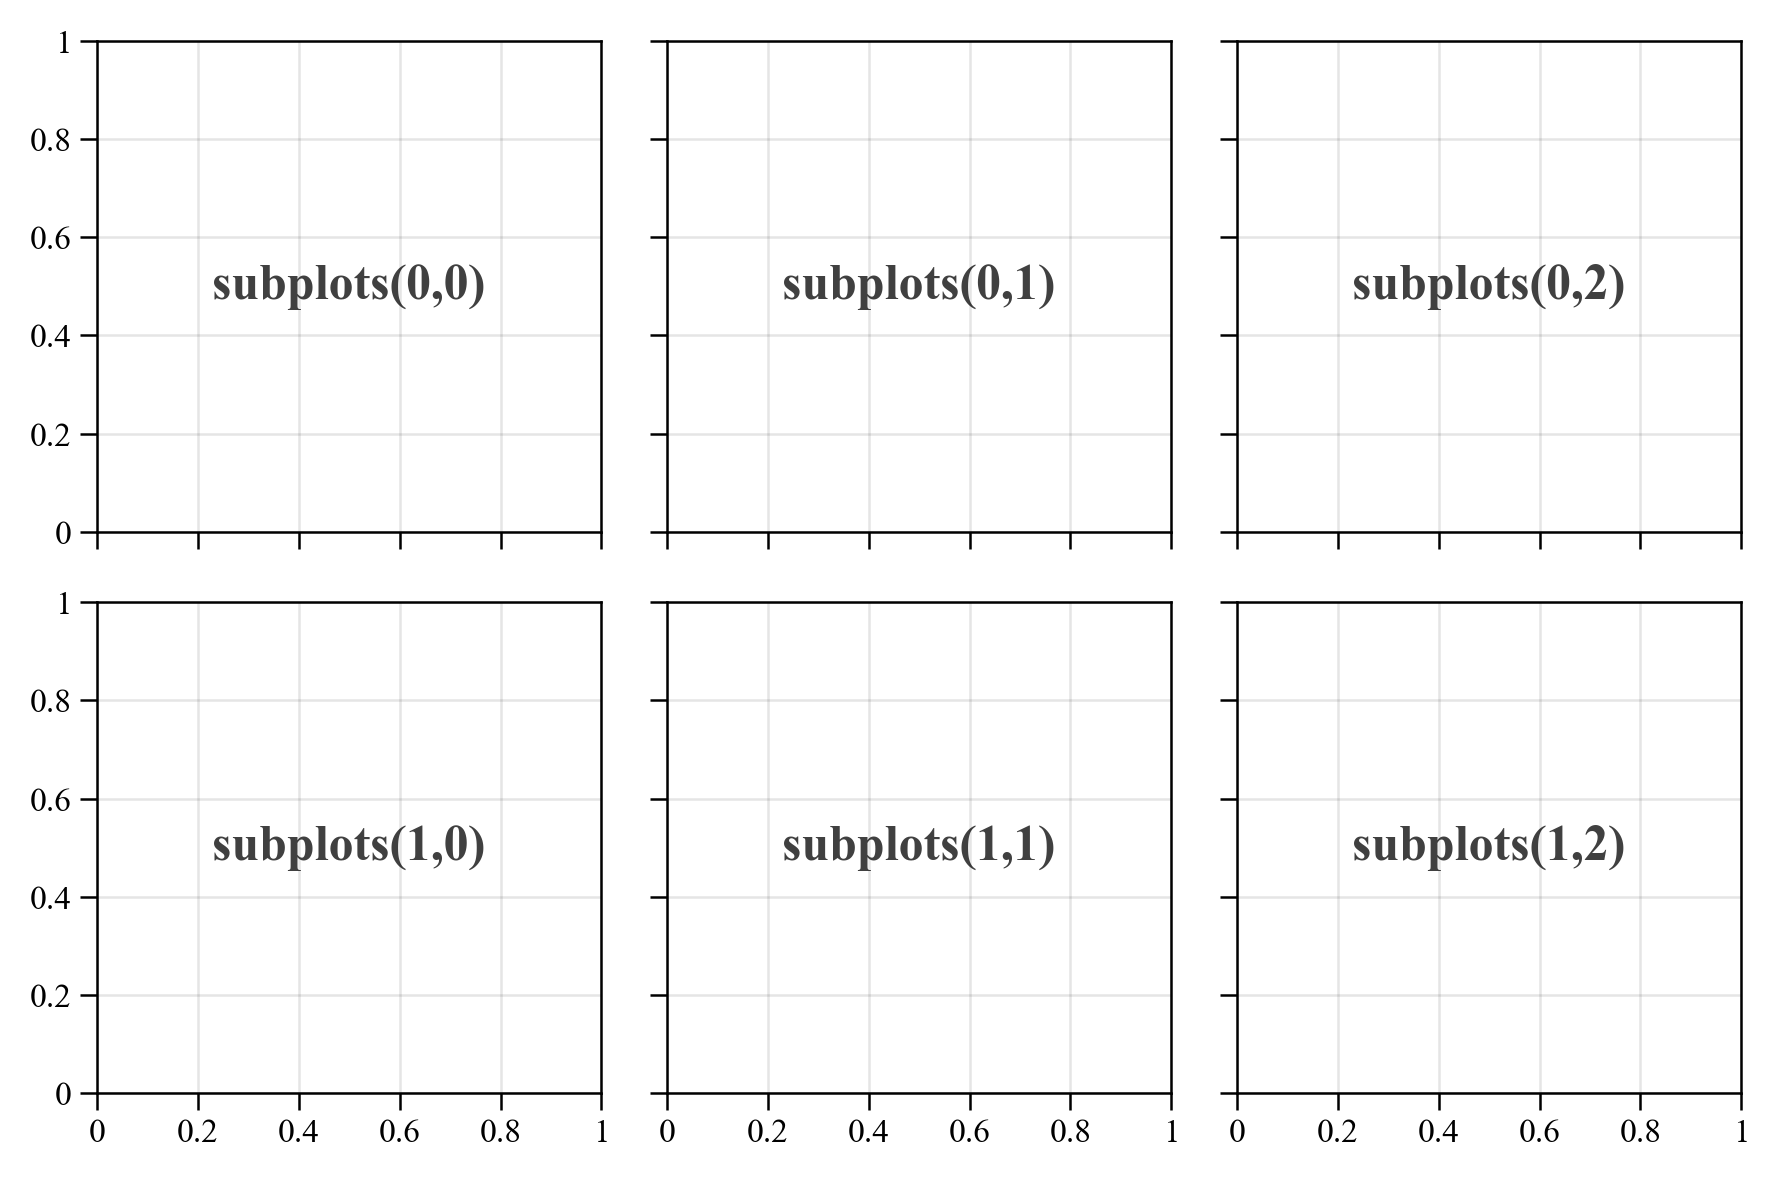

Write Python code to recreate this figure.
"""
编写时间：2022年2月05日 16：30

作者: 宁海涛，代码运行出错或者因包版本更新出错，请关注微信公众号【DataCharm】进行实时获取更新。

代码中Proplot包绘制的部分可能与Matplotlib绘制不同，需注意两者绘图语法的不同~~

"""

import pandas as pd
import numpy as np
import proplot as pplt
import matplotlib.pyplot as plt

from proplot import rc
rc["font.family"] = "Times New Roman"
rc["axes.labelsize"] = 15
rc['tick.labelsize'] = 13
rc["suptitle.size"] = 15


fig, axs = plt.subplots(2, 3,figsize=(6,4),dpi=100,sharex=True, sharey=True)
axs[0,0].text(0.5, 0.5, "subplots(0,0)", alpha=0.75, ha="center", va="center", weight="bold", size=12)
axs[0,1].text(0.5, 0.5, "subplots(0,1)", alpha=0.75, ha="center", va="center", weight="bold", size=12)
axs[0,2].text(0.5, 0.5, "subplots(0,2)", alpha=0.75, ha="center", va="center", weight="bold", size=12)
axs[1,0].text(0.5, 0.5, "subplots(1,0)", alpha=0.75, ha="center", va="center", weight="bold", size=12)
axs[1,1].text(0.5, 0.5, "subplots(1,1)", alpha=0.75, ha="center", va="center", weight="bold", size=12)
axs[1,2].text(0.5, 0.5, "subplots(1,2)", alpha=0.75, ha="center", va="center", weight="bold", size=12)

plt.tight_layout()
plt.savefig(r'\第2章 绘制工具及其重要特征\图2-1-14 subplots()函数绘制子图示例结果.pdf',bbox_inches='tight')
plt.savefig(r'\第2章 绘制工具及其重要特征\图2-1-14 subplots()函数绘制子图示例结果.png', 
            bbox_inches='tight',dpi=300)       
plt.show()

